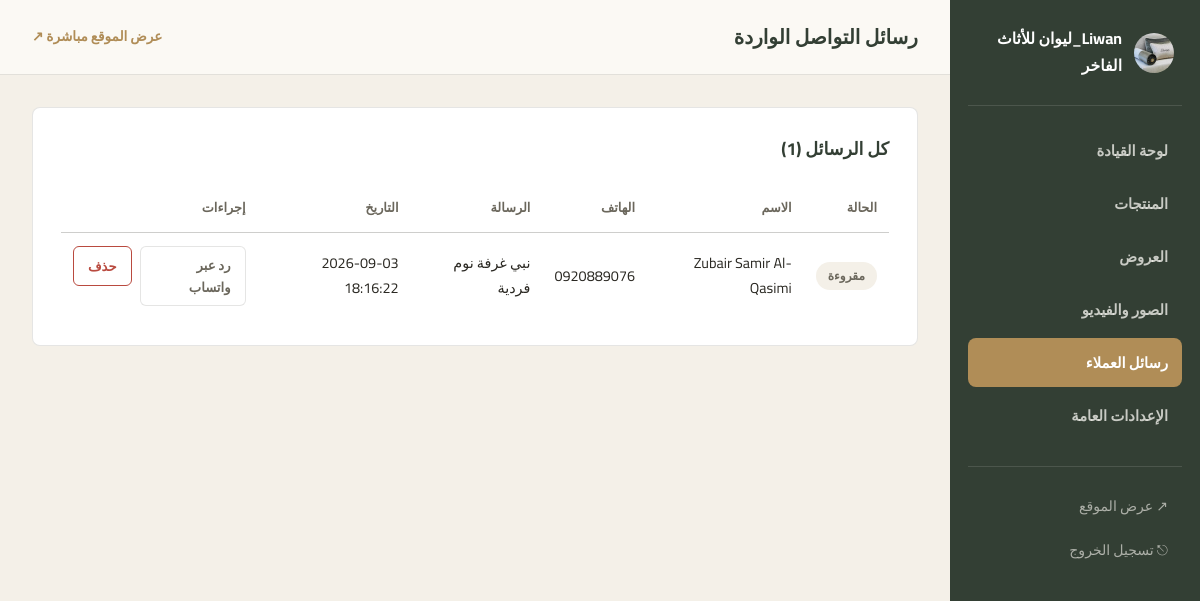
The app's page /admin/messages (signed in) with its own data.
### tables this page shows
CREATE TABLE settings (
    id INTEGER PRIMARY KEY CHECK (id = 1),
    site_name TEXT NOT NULL DEFAULT 'ليفان للأثاث الفاخر',
    tagline TEXT NOT NULL DEFAULT 'حيث يلتقي الفخامة بالراحة',
    logo_path TEXT NOT NULL DEFAULT 'images/logo.jpg',
    phone TEXT NOT NULL DEFAULT '0927569139',
    whatsapp_number TEXT NOT NULL DEFAULT '218927569139',
    address TEXT NOT NULL DEFAULT 'طرابلس، ليبيا',
    about_text TEXT NOT NULL DEFAULT 'نقدم أثاثًا فاخرًا مصنوعًا بعناية فائقة من أجود الأقمشة والخامات، لنجعل من منزلك تحفة من الراحة والأناقة.',
    facebook_url TEXT DEFAULT '',
    instagram_url TEXT DEFAULT ''
);

CREATE TABLE messages (
    id INTEGER PRIMARY KEY AUTOINCREMENT,
    name TEXT NOT NULL,
    phone TEXT NOT NULL,
    message TEXT NOT NULL,
    is_read INTEGER DEFAULT 0,
    created_at TEXT DEFAULT (datetime('now'))
);

### app.py (the view)
@app.route("/admin/messages")
@login_required
def admin_messages():
    rows = db.get_db().execute("SELECT * FROM messages ORDER BY created_at DESC").fetchall()
    return render_template("admin/messages.html", messages=rows)

### app.py (called while the page is built)
def get_settings():
    row = db.get_db().execute("SELECT * FROM settings WHERE id = 1").fetchone()
    return row

@app.context_processor
def inject_globals():
    unread = 0
    if session.get("admin_id"):
        unread = db.get_db().execute(
            "SELECT COUNT(*) c FROM messages WHERE is_read = 0"
        ).fetchone()["c"]
    return {"site": get_settings(), "current_year": datetime.now().year, "unread_messages": unread}

def login_required(view):
    @functools.wraps(view)
    def wrapped(*args, **kwargs):
        if not session.get("admin_id"):
            return redirect(url_for("admin_login", next=request.path))
        return view(*args, **kwargs)
    return wrapped

### db.py (called while the page is built)
def get_db():
    if "db" not in g:
        g.db = sqlite3.connect(DATABASE)
        g.db.row_factory = sqlite3.Row
        g.db.execute("PRAGMA foreign_keys = ON")
    return g.db

### templates/admin/messages.html (shortened to what this page needs)
{% extends "admin/base_admin.html" %}
{% block page_title %}رسائل التواصل الواردة{% endblock %}
{% block admin_content %}
<div class="panel">
  <div class="panel-head"><h2>كل الرسائل ({{ messages|length }})</h2></div>
  {% if messages %}
  <table>
    <thead>
      <tr><th>الحالة</th><th>الاسم</th><th>الهاتف</th><th>الرسالة</th><th>التاريخ</th><th>إجراءات</th></tr>
    </thead>
    <tbody>
      {% for m in messages %}
      <tr>
        <td>
          {% if m.is_read %}<span class="pill pill-muted">مقروءة</span>
          {% else %}<span class="pill pill-success">جديدة</span>{% endif %}
        </td>
        <td>{{ m.name }}</td>
        <td dir="ltr" style="text-align:right;">{{ m.phone }}</td>
        <td style="max-width:320px;">{{ m.message }}</td>
        <td>{{ m.created_at }}</td>
        <td>
          <div class="table-actions">
            <a href="https://wa.me/{{ m.phone }}" target="_blank" rel="noopener" class="btn btn-outline btn-sm">رد عبر واتساب</a>
            <form method="POST" action="{{ url_for('admin_message_delete', message_id=m.id) }}"
                  onsubmit="return confirm('هل تريد حذف هذه الرسالة؟');">
              <button type="submit" class="btn btn-danger btn-sm">حذف</button>
            </form>
          </div>
        </td>
      </tr>
      {% endfor %}
    </tbody>
  </table>
  {% else %}
  <p style="color:var(--charcoal-soft); text-align:center; padding:30px 0;">لا توجد رسائل واردة بعد.</p>
  {% endif %}
</div>
{% endblock %}

### templates/admin/base_admin.html (shortened to what this page needs)
<!DOCTYPE html>
<html lang="ar" dir="rtl">
<head>
<link rel="stylesheet" href="{{ url_for('static', filename='css/admin.css') }}">
</head>
<body>
<div class="admin-shell">
  <aside class="sidebar">
    <div class="brand">
      <img src="{{ url_for('static', filename=site.logo_path) }}" alt="{{ site.site_name }}">
      <span>{{ site.site_name }}</span>
    </div>
    <nav class="side-nav">
      <a href="{{ url_for('admin_dashboard') }}" class="{{ 'active' if request.endpoint == 'admin_dashboard' }}">لوحة القيادة</a>
      <a href="{{ url_for('admin_products') }}" class="{{ 'active' if request.endpoint and request.endpoint.startswith('admin_product') }}">المنتجات</a>
      <a href="{{ url_for('admin_offers') }}" class="{{ 'active' if request.endpoint and request.endpoint.startswith('admin_offer') }}">العروض</a>
      <a href="{{ url_for('admin_media') }}" class="{{ 'active' if request.endpoint == 'admin_media' }}">الصور والفيديو</a>
      <a href="{{ url_for('admin_messages') }}" class="{{ 'active' if request.endpoint and request.endpoint.startswith('admin_message') }}">
        رسائل العملاء
      </a>
      <a href="{{ url_for('admin_settings') }}" class="{{ 'active' if request.endpoint and request.endpoint.startswith('admin_settings') }}">الإعدادات العامة</a>
    </nav>
    <div class="sidebar-foot">
      <a href="{{ url_for('index') }}" target="_blank">↗ عرض الموقع</a>
      <a href="{{ url_for('admin_logout') }}">⎋ تسجيل الخروج</a>
    </div>
  </aside>
  <div class="admin-main">
    <div class="admin-topbar">
      <h1>{% block page_title %}لوحة القيادة{% endblock %}</h1>
      <a href="{{ url_for('index') }}" target="_blank" class="view-site">عرض الموقع مباشرة ↗</a>
    </div>
    <div class="admin-content">
      {% block admin_content %}{% endblock %}
    </div>
  </div>
</div>
</body>
</html>

### static/css/admin.css (style rules this page uses)
:root { --sage-deep: #4B5A4C; --sage-darker: #333f34; --ivory: #F4F0E8; --ivory-soft: #FBF9F4; --gold: #B08D57; --charcoal: #2A2822; --charcoal-soft: #6b675c; --line: rgba(42,40,34,.12); --danger: #B94A3F; --success: #2c6b3f; --shadow-soft: 0 14px 34px rgba(42,40,34,.10); --radius: 8px; }
*,*::before,*::after { box-sizing:border-box; }
body { margin:0; font-family: "Cairo", sans-serif; background: var(--ivory); color: var(--charcoal); line-height:1.7; }
a { color:inherit; text-decoration:none; }
button { font-family:inherit; cursor:pointer; }
img { max-width:100%; display:block; }
.admin-shell { display:flex; min-height:100vh; }
.sidebar { width: 250px; background: var(--sage-darker); color: rgba(251,249,244,.85); flex-shrink:0; padding: 26px 18px; position:sticky; top:0; height:100vh; overflow-y:auto; }
.sidebar .brand { display:flex; align-items:center; gap:12px; padding: 0 8px 26px; border-bottom: 1px solid rgba(251,249,244,.12); margin-bottom: 20px; }
.sidebar .brand img { width:40px; height:40px; border-radius:50%; object-fit:cover; }
.sidebar .brand span { font-weight:700; color:#fff; font-size:.98rem; }
.side-nav a { display:flex; align-items:center; gap:12px; padding: 12px 14px; border-radius:8px; font-size:.92rem; font-weight:600; margin-bottom: 4px; color: rgba(251,249,244,.75); }
.side-nav a.active { background: var(--gold); color:#fff; }
.sidebar-foot { margin-top: 26px; padding-top:18px; border-top: 1px solid rgba(251,249,244,.12); }
.sidebar-foot a { display:block; padding: 10px 14px; font-size:.88rem; color: rgba(251,249,244,.6); }
.admin-main { flex:1; min-width:0; }
.admin-topbar { display:flex; align-items:center; justify-content:space-between; padding: 20px 32px; background: var(--ivory-soft); border-bottom:1px solid var(--line); position:sticky; top:0; z-index:10; }
.admin-topbar h1 { font-size: 1.25rem; margin:0; color: var(--sage-darker); }
.admin-topbar .view-site { font-size:.85rem; font-weight:700; color: var(--gold); }
.admin-content { padding: 32px; max-width: 1180px; }
.panel { background:#fff; border:1px solid var(--line); border-radius: var(--radius); padding: 26px 28px; margin-bottom: 26px; }
.panel-head { display:flex; align-items:center; justify-content:space-between; margin-bottom: 20px; flex-wrap:wrap; gap:12px; }
.panel-head h2 { font-size: 1.1rem; margin:0; color: var(--sage-darker); }
.btn { display:inline-flex; align-items:center; gap:8px; justify-content:center; padding: 11px 22px; border-radius:6px; font-weight:700; font-size:.9rem; border: 1px solid transparent; transition: all .15s ease; }
.btn-outline { border-color: var(--line); color: var(--charcoal-soft); background:#fff; }
.btn-danger { background:#fff; border-color: var(--danger); color: var(--danger); }
.btn-sm { padding: 7px 14px; font-size:.82rem; }
table { width:100%; border-collapse: collapse; }
th, td { text-align:right; padding: 13px 12px; border-bottom: 1px solid var(--line); font-size:.9rem; }
th { color: var(--charcoal-soft); font-weight:700; font-size:.8rem; }
tr:last-child td { border-bottom:none; }
.table-actions { display:flex; gap:8px; justify-content:flex-start; }
.pill { display:inline-block; padding: 4px 12px; border-radius: 20px; font-size:.76rem; font-weight:700; }
.pill-muted { background: var(--ivory); color: var(--charcoal-soft); }

### records on screen
settings: logo_path (picture), site_name "Liwan_ليوان للأثاث الفاخر"
messages: is_read "مقروءة", name "Zubair Samir Al-Qasimi", phone "0920889076", message "نبي غرفة نوم فردية", created_at "2026-09-03 18:16:22"

### other values on screen
{{ messages|length }} "1"
